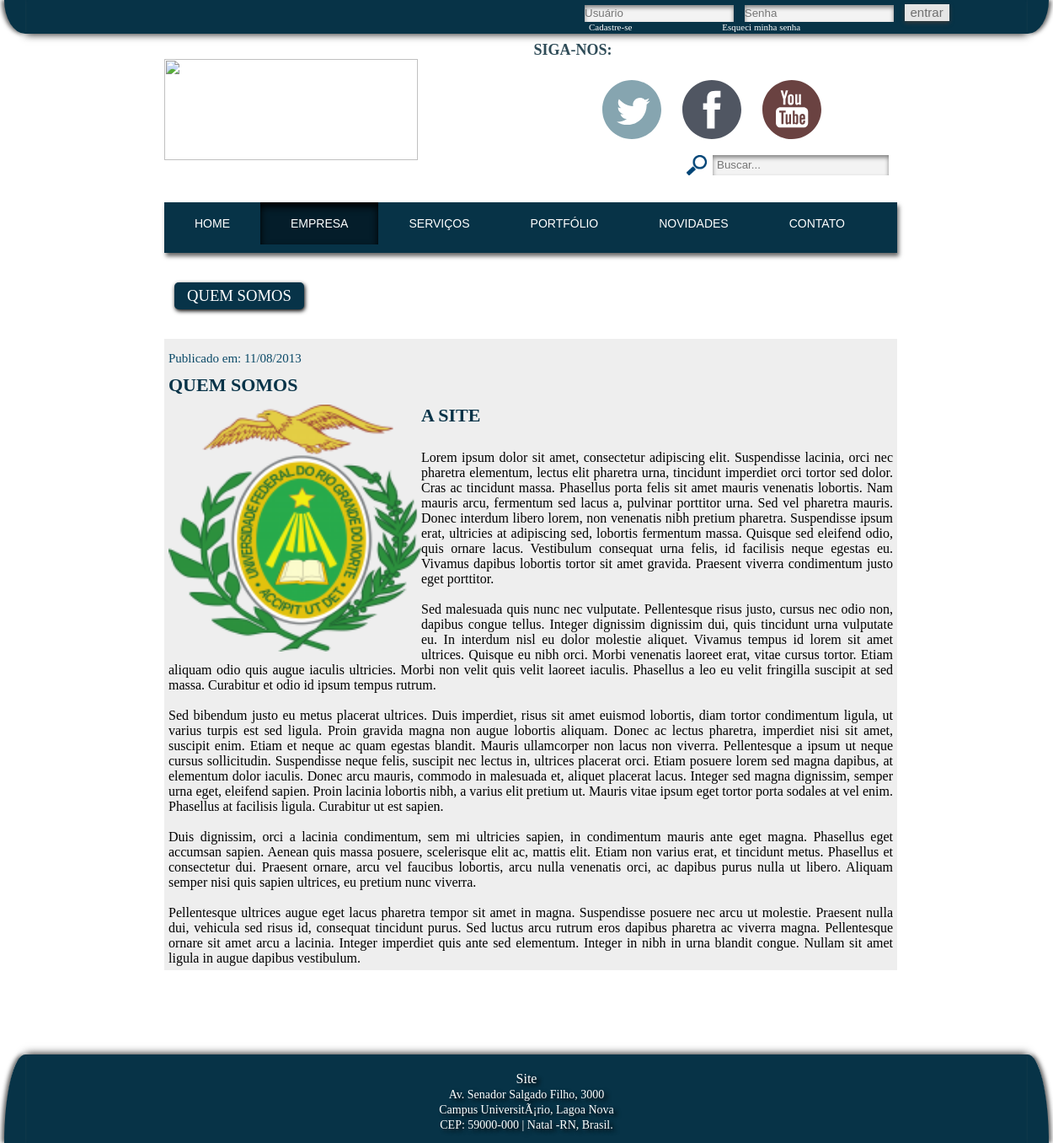
Screenshot of /pages.php?id=1 with the database file from the repository.
### tables this page shows
CREATE TABLE `tb_paginas` (
  `PAG_ID` int(10) UNSIGNED NOT NULL,
  `PAG_ADM_ID` mediumint(8) UNSIGNED NOT NULL,
  `PAG_TITULO` text,
  `PAG_CONTEUDO` longtext,
  `PAG_DATA` datetime DEFAULT NULL,
  `PAG_STATUS` tinyint(1) DEFAULT NULL,
  `PAG_EDITADO` datetime DEFAULT NULL
);

CREATE TABLE `tb_info` (
  `INF_ID` int(10) UNSIGNED NOT NULL,
  `INF_EMAIL` text,
  `INF_EMAIL2` text,
  `INF_TEL1` varchar(20) DEFAULT NULL,
  `INF_TEL2` varchar(20) DEFAULT NULL,
  `INF_LATITUDE` text,
  `INF_LONGITUDE` text,
  `INF_RUA` text,
  `INF_BAIRRO` text,
  `INF_CEP` varchar(10) DEFAULT NULL,
  `INF_CIDADE` text,
  `INF_ESTADO` text,
  `INF_PREVIA` text,
  `INF_DATA` datetime DEFAULT NULL,
  `INF_ADM_ID` int(11) DEFAULT NULL,
  `INF_YOUTUBE` text,
  `INF_TWITTER` text,
  `INF_FACEBOOK` text
);

### admin/components/mysql.class.php (called while the page is built, shortened)
<?php
class MySQL {
	var $result;
	var $records;
	var $arrayedResult;
	var $databaseLink;
	function MySQL($database, $username, $password, $hostname='localhost'){
		$this->database = $database;
		$this->username = $username;
		$this->password = $password;
		$this->hostname = $hostname;
	}
	private function Connect($persistant = false){
		if($persistant){
			$this->databaseLink = mysql_pconnect($this->hostname, $this->username, $this->password);
		}else{
			$this->databaseLink = mysql_connect($this->hostname, $this->username, $this->password);
		}
		return true;
	}
	private function UseDB(){
		if(!mysql_select_db($this->database, $this->databaseLink)){
			$this->lastError = 'Cannot select database: ' . mysql_error($this->databaseLink);
			return false;
		}else{
			return true;
		}
	}
	function ExecuteSQL($query){
		if($this->result 	= mysql_query($query, $this->databaseLink)){
			$this->records 	= @mysql_num_rows($this->result);
			if($this->records > 0){
				return $this->arrayedResult;
			}else{
				return true;
			}
		}else{
			$this->lastError = mysql_error($this->databaseLink);
			return false;
		}
	}
	function ArrayResult(){
		$this->arrayedResult = mysql_fetch_assoc($this->result) or die (mysql_error($this->databaseLink));
		return $this->arrayedResult;
	}
	function ArrayResults(){
		if($this->records == 1){
			return $this->ArrayResult();
		}
		$this->arrayedResult = array();
		return $this->arrayedResult;
	}
}
?>

### admin/components/config.php (called while the page is built, shortened)
<?php
$title_site = "Site";
$hostname = 'localhost';
$username = 'id3961261_ufrntestes';
$password = 'ufrntestes';
$database = 'id3961261_site';
include ('mysql.class.php');
$query = new MySQL($database, $username, $password, $hostname);
	function data($string){
		$ano = substr($string, 0, 4);
		$mes = substr($string, 5, 2);
		$dia = substr($string, 8, 2);
		$datasbr = $dia . "/" . $mes . "/" . $ano;
		return $datasbr;
	}
	function cep($string){
		$p1 = substr($string, 0, 5);
		$p2 = substr($string, 5, 3);
		$datasbr = $p1."-".$p2;
		return $datasbr;
	}
?>

### pages.php (the view, shortened to what this page needs)
<?php
if ($_GET['id']){
include ('head.php');
include ('components/main.php');
$id = $_GET['id'];
$results = $query -> ExecuteSQL("SELECT * FROM tb_paginas JOIN tb_administradores ON PAG_ADM_ID = ADM_ID WHERE PAG_ID='$id'");
$tituloR = $results['PAG_TITULO'];
$conteudoR = $results['PAG_CONTEUDO'];
$dataR = $results['PAG_DATA'];
?>
			<div id="conteudo">
			<div class="titulo"><?php echo $tituloR;?></div>
			<div class="novidades-post">
			<h4>Publicado em: <?php echo data($dataR);?></h4>
			<h1><?php echo $tituloR;?></h1>
				<?php echo $conteudoR;?>
				</div>
		</div>
		</div>
<?php include ('footer.php');?>
	</body>
</html>
<?php } else{header ("Location: index.php");};?>

### footer.php
		</div>
<div class="footer">
		<div class="barra-left-footer"></div>
				<div class="barra-footer">
					<p><?php echo $title_site;?><br/>
					<spam class="p-menor-footer"><?php echo $rua;?><br/>
					<?php echo $bairro;?><br/>
					CEP: <?php echo cep($cep);?> | <?php echo $cidade.' -'.$estado.'.';?></spam></p>
				</div>
				<div class="barra-right-footer"></div>
	</div>

### style.css (style rules this page uses)
* { margin: 0; padding: 0; }
body { background: url(imagens/Fundo.png); background-size: 100%; background-attachment: fixed; font-family: Arial "Sans Serif"; }
.heade, .footer { margin-left: auto; margin-right: auto; width:1240px; position:relative; }
.footer { margin-top:100px; height: 105px; font-family: Arial "Sans Serif"; }
.barra-footer { box-shadow: 0px 0px 10px #000; width: 1190px; background: #073347 repeat; position:relative; float:left; color:#fff; z-index:9; height: 100%; }
.barra-footer { text-align:center; }
.barra-footer p { margin-top:20px; text-shadow: 4px 3px 5px #000; line-height: 18px; }
.p-menor-footer { font-size: 14px; text-shadow: 4px 3px 5px #000; line-height: 10px; }
.barra-left-footer { box-shadow: -3px 0px 5px #666; width:25px; border-top-left-radius: 100%; background:#073347 repeat; height: 100%; position:relative; float:left; z-index:99; }
.barra-right-footer { box-shadow: 3px 0px 5px #666; width:25px; border-top-right-radius: 100%; background:#073347 repeat; height: 100%; position:relative; float:left; z-index:99; }
#conteudo { margin-top:30px; width: 850px; }
.titulo { background: #073348; border-radius: 5px; box-shadow: 1px 2px 5px #000; padding: 5px 15px 5px 15px; position: relative; color:#fff; float: left; font-family: Arial "Sans Serif"; font-size: 14pt; font-weight: normal !important; margin-top: 5px; margin-bottom: 5px; margin-left: 12px; }
.empresa, .mej, .servicos, .novidades-post { padding: 5px; position: relative; width:860px; height:auto; margin-right: auto; margin-left: auto; background: #eeeeee; margin-top: 30px; }
.novidades-post h4 { color: #0a4967 ; font-size: 15px; font-weight: normal; margin-top: 10px; margin-bottom: 10px; }
.novidades-post h1 { color:#073348; font-size: 22px; margin-bottom: 10px; }

### rows the page displays
tb_paginas: PAG_TITULO "QUEM SOMOS", PAG_DATA "11/08/2013", PAG_CONTEUDO (picture), PAG_CONTEUDO "A SITE Lorem ipsum dolor sit amet, consectetur adipiscing elit. Suspendisse lacinia, orci nec pharetra elementum, lectus elit pharetra urna, tincidunt imperdiet orci tortor sed dolor. Cras ac tincidunt massa. Phasellus porta felis sit amet mauris venenatis lobortis. Nam mauris arcu, fermentum sed lacus a, pulvinar porttitor urna. Sed vel pharetra mauris. Donec interdum libero lorem, non venenatis nibh pretium pharetra. Suspendisse ipsum erat, ultricies at adipiscing sed, lobortis fermentum massa. Quisque sed eleifend odio, quis ornare lacus. Vestibulum consequat urna felis, id facilisis neque egestas eu. Vivamus dapibus lobortis tortor sit amet gravida. Praesent viverra condimentum justo…"
tb_info: INF_RUA "Av. Senador Salgado Filho, 3000", INF_BAIRRO "Campus UniversitÃ¡rio, Lagoa Nova", INF_CEP "59000-000", INF_CIDADE "Natal", INF_ESTADO "RN, Brasil"

### other values shown
$title_site "Site"
